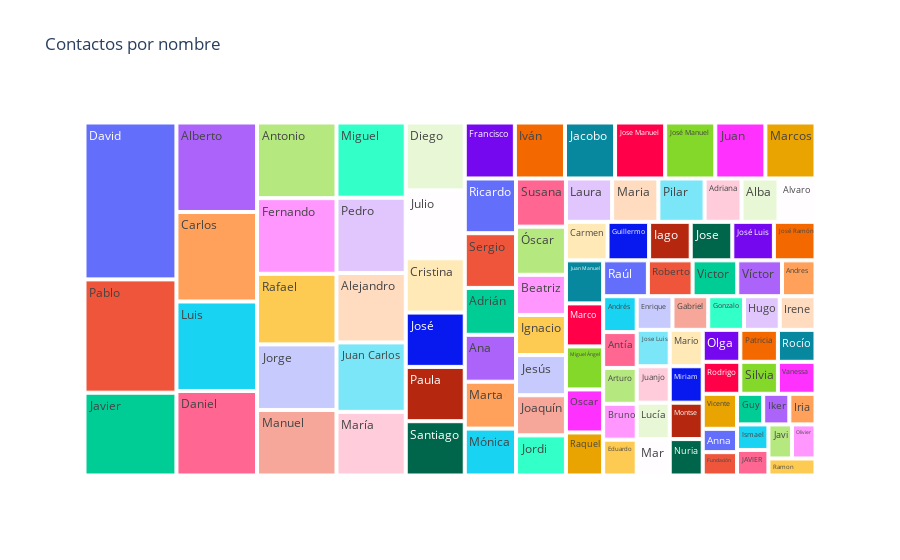

Notebook code for this chart:
### Code cell
fig6 = px.treemap(df_by_Name[:100], path=["First Name"], values="Company", labels={"Name", "Count"}, title="Contactos por nombre")
fig6.show()

### Figure 1 — Plotly figure (JSON) as saved in the notebook; plotly's stock layout.template omitted (floating-point values rounded to 4 significant figures)
{"data": [{"branchvalues": "total", "domain": {"x": [0, 1], "y": [0, 1]}, "hovertemplate": "labels=%{label}<br>Company=%{value}<br>parent=%{parent}<br>id=%{id}<extra></extra>", "ids": ["Adriana", "Adrián", "Alba", "Alberto", "Alejandro", "Alvaro", "Ana", "Andres", "Andrés", "Anna", "Antonio", "Antía", "Arturo", "Beatriz", "Bruno", "Carlos", "Carmen", "Cristina", "Daniel", "David", "Diego", "Eduardo", "Enrique", "Fernando", "Francisco", "Fundación", "Gabriel", "Gonzalo", "Guillermo", "Guy", "Hugo", "Iago", "Ignacio", "Iker", "Irene", "Iria", "Ismael", "Iván", "JAVIER", "Jacobo", "Javi", "Javier", "Jesús", "Joaquín", "Jordi", "Jorge", "Jose", "Jose Luis", "Jose Manuel", "José", "José Luis", "José Manuel", "José Ramón", "Juan", "Juan Carlos", "Juan Manuel", "Juanjo", "Julio", "Laura", "Lucía", "Luis", "Manuel", "Mar", "Marco", "Marcos", "Maria", "Mario", "Marta", "María", "Miguel", "Miguel Ángel", "Miriam", "Montse", "Mónica", "Nuria", "Olga", "Olivier", "Oscar", "Pablo", "Patricia", "Paula", "Pedro", "Pilar", "Rafael", "Ramon", "Raquel", "Raúl", "Ricardo", "Roberto", "Rocío", "Rodrigo", "Santiago", "Sergio", "Silvia", "Susana", "Vanessa", "Vicente", "Victor", "Víctor", "Óscar"], "labels": ["Adriana", "Adrián", "Alba", "Alberto", "Alejandro", "Alvaro", "Ana", "Andres", "Andrés", "Anna", "Antonio", "Antía", "Arturo", "Beatriz", "Bruno", "Carlos", "Carmen", "Cristina", "Daniel", "David", "Diego", "Eduardo", "Enrique", "Fernando", "Francisco", "Fundación", "Gabriel", "Gonzalo", "Guillermo", "Guy", "Hugo", "Iago", "Ignacio", "Iker", "Irene", "Iria", "Ismael", "Iván", "JAVIER", "Jacobo", "Javi", "Javier", "Jesús", "Joaquín", "Jordi", "Jorge", "Jose", "Jose Luis", "Jose Manuel", "José", "José Luis", "José Manuel", "José Ramón", "Juan", "Juan Carlos", "Juan Manuel", "Juanjo", "Julio", "Laura", "Lucía", "Luis", "Manuel", "Mar", "Marco", "Marcos", "Maria", "Mario", "Marta", "María", "Miguel", "Miguel Ángel", "Miriam", "Montse", "Mónica", "Nuria", "Olga", "Olivier", "Oscar", "Pablo", "Patricia", "Paula", "Pedro", "Pilar", "Rafael", "Ramon", "Raquel", "Raúl", "Ricardo", "Roberto", "Rocío", "Rodrigo", "Santiago", "Sergio", "Silvia", "Susana", "Vanessa", "Vicente", "Victor", "Víctor", "Óscar"], "name": "", "parents": ["", "", "", "", "", "", "", "", "", "", "", "", "", "", "", "", "", "", "", "", "", "", "", "", "", "", "", "", "", "", "", "", "", "", "", "", "", "", "", "", "", "", "", "", "", "", "", "", "", "", "", "", "", "", "", "", "", "", "", "", "", "", "", "", "", "", "", "", "", "", "", "", "", "", "", "", "", "", "", "", "", "", "", "", "", "", "", "", "", "", "", "", "", "", "", "", "", "", "", ""], "type": "treemap", "values": [4, 6, 4, 18, 12, 4, 6, 3, 3, 2, 15, 3, 3, 5, 3, 18, 4, 8, 17, 36, 10, 3, 3, 15, 7, 2, 3, 3, 4, 2, 3, 4, 5, 2, 3, 2, 2, 7, 2, 7, 2, 19, 5, 5, 5, 13, 4, 3, 7, 8, 4, 7, 4, 7, 12, 4, 3, 10, 5, 3, 18, 13, 3, 4, 7, 5, 3, 6, 11, 13, 4, 3, 3, 6, 3, 3, 2, 4, 26, 3, 8, 13, 5, 14, 2, 4, 4, 7, 4, 3, 3, 8, 7, 3, 6, 3, 3, 4, 4, 6]}], "layout": {"legend": {"tracegroupgap": 0}, "title": {"text": "Contactos por nombre"}}}
